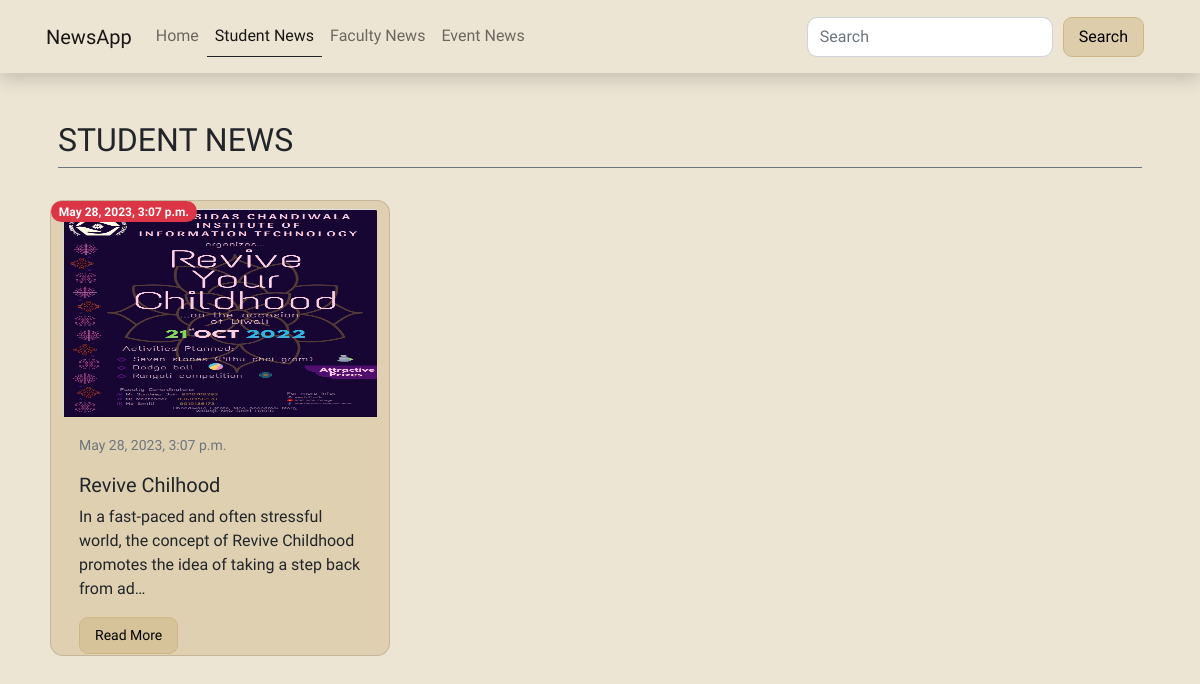
Screenshot of /student-news with the database file from the repository.
### home/models.py (models this page shows, shortened)
class StudentNews(models.Model):
    sno=models.AutoField(primary_key=True)
    title=models.CharField(max_length=200)
    action=models.TextField(default="")
    desc=models.TextField()
    result=models.TextField(default="")
    img= models.ImageField(upload_to='static/postImg',default="")
    img1= models.ImageField(upload_to='static/postImg',default="")
    img2= models.ImageField(upload_to='static/postImg',default="")
    img3= models.ImageField(upload_to='static/postImg',default="")
    timeStamp = models.DateTimeField(auto_now_add=True, blank=True)

### home/views.py (the view)
# urls.py: path('student-news', views.student, name='student'),
def student(request):
    student_news = StudentNews.objects.all()
    return render(request, 'student.html', {'student_news': student_news})

### templates/student.html (shortened to what this page needs)
{% extends 'base.html' %} {% load static %} {% block title %}Faculty | Newsapp{% endblock title %} {% block body %}
<div class="container-xl container-fluid">
  <div class="border-bottom mx-3 mb-4 border-secondary">
    <h2>STUDENT NEWS</h2>
  </div>
  <div class="row">
    {% if student_news|length %}
    {% for news in student_news %}
    <div class="col-md-4">
      <div class="row m-2">
        <div class="card" style="height: 57vh; background-color: #dfd0b2; border-radius: 13px;">
          <span
            class="position-absolute top-0 start-0 badge rounded-pill bg-danger"
            >{{news.timeStamp}}</span
          ><img
          style='height: 26vh'
          src="/{{news.img}}"
            class="card-img-top mt-2"
            alt="..."
          />
          <div class="card-body">
            <p class="card-text">
              <small class="text-muted">{{news.timeStamp}}</small>
            </p>
            <h5 class="card-title">
             {{news.title}}
            </h5>
            <p class="card-text">
             {{news.desc|truncatechars:123}}
            </p>
            <a
              href="news/student/{{news.sno}}"
              class="btn btn-sm custom-link"
              >Read More</a
            >
          </div>
        </div>
      </div>
    </div>
    {% endfor %}
    {% endif %}
  </div>
</div>
{% endblock body %}

### static/css/style.css (style rules this page uses)
* { margin: 0; padding: 0; font-family: 'Balsamiq Sans', cursive; font-weight: 200; }
.custom-link { background: #cfb78382; color: #000; padding: 7px 15px; border-radius: 9px; text-decoration: none; display: inline-block; border: #cfb783 1px solid; }

### rows the page displays
StudentNews: timeStamp "May 28, 2023, 3:07 p.m.", img (picture), title "Revive Chilhood", desc "In a fast-paced and often stressful world, the concept of Revive Childhood promotes the idea of taking a step back from ad…"
